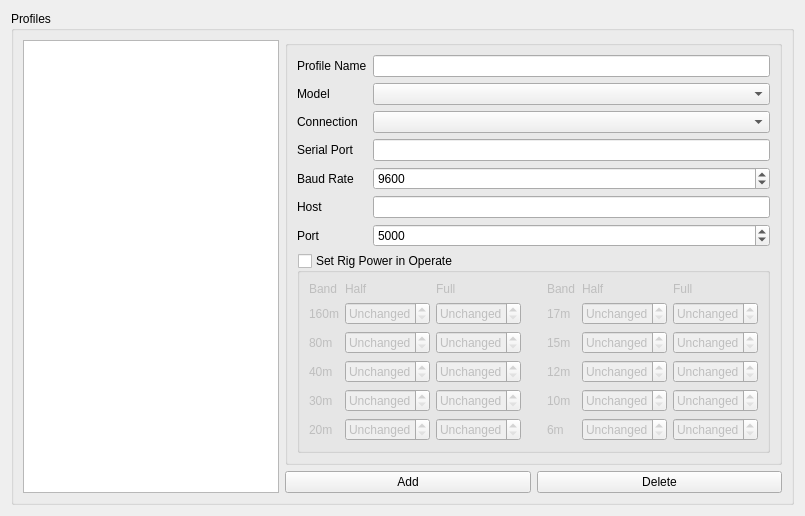
        <widget class="QWidget" name="amplifiersTab">
         <attribute name="title">
          <string>Amplifiers</string>
         </attribute>
         <layout class="QVBoxLayout" name="verticalLayout_Amplifiers">
          <item>
           <widget class="QGroupBox" name="amplifierProfileGroup">
            <property name="title">
             <string>Profiles</string>
            </property>
            <layout class="QGridLayout" name="gridLayout_Amplifiers">
             <item row="0" column="0" rowspan="2" colspan="4">
              <widget class="QListView" name="amplifierProfilesListView">
               <property name="focusPolicy">
                <enum>Qt::NoFocus</enum>
               </property>
               <property name="contextMenuPolicy">
                <enum>Qt::NoContextMenu</enum>
               </property>
               <property name="toolTip">
                <string>List of all available Amplifier profiles</string>
               </property>
               <property name="editTriggers">
                <set>QAbstractItemView::NoEditTriggers</set>
               </property>
              </widget>
             </item>
             <item row="0" column="4" colspan="2">
              <widget class="QGroupBox" name="amplifierProfileEditGroup">
               <property name="minimumSize">
                <size>
                 <width>400</width>
                 <height>0</height>
                </size>
               </property>
               <property name="title">
                <string/>
               </property>
               <layout class="QFormLayout" name="formLayout_Amplifier">
                <item row="0" column="0">
                 <widget class="QLabel" name="amplifierProfileNameLabel">
                  <property name="text">
                   <string>Profile Name</string>
                  </property>
                 </widget>
                </item>
                <item row="0" column="1">
                 <widget class="QLineEdit" name="amplifierProfileNameEdit">
                  <property name="maxLength">
                   <number>25</number>
                  </property>
                 </widget>
                </item>
                <item row="1" column="0">
                 <widget class="QLabel" name="amplifierModelLabel">
                  <property name="text">
                   <string>Model</string>
                  </property>
                 </widget>
                </item>
                <item row="1" column="1">
                 <widget class="QComboBox" name="amplifierModelCombo"/>
                </item>
                <item row="2" column="0">
                 <widget class="QLabel" name="amplifierConnectionTypeLabel">
                  <property name="text">
                   <string>Connection</string>
                  </property>
                 </widget>
                </item>
                <item row="2" column="1">
                 <widget class="QComboBox" name="amplifierConnectionTypeCombo"/>
                </item>
                <item row="3" column="0">
                 <widget class="QLabel" name="amplifierSerialPortLabel">
                  <property name="text">
                   <string>Serial Port</string>
                  </property>
                 </widget>
                </item>
                <item row="3" column="1">
                 <widget class="SerialPortEditLine" name="amplifierSerialPortEdit"/>
                </item>
                <item row="4" column="0">
                 <widget class="QLabel" name="amplifierBaudRateLabel">
                  <property name="text">
                   <string>Baud Rate</string>
                  </property>
                 </widget>
                </item>
                <item row="4" column="1">
                 <widget class="QSpinBox" name="amplifierBaudRateSpin">
                  <property name="minimum">
                   <number>1200</number>
                  </property>
                  <property name="maximum">
                   <number>115200</number>
                  </property>
                  <property name="value">
                   <number>9600</number>
                  </property>
                 </widget>
                </item>
                <item row="5" column="0">
                 <widget class="QLabel" name="amplifierHostLabel">
                  <property name="text">
                   <string>Host</string>
                  </property>
                 </widget>
                </item>
                <item row="5" column="1">
                 <widget class="QLineEdit" name="amplifierHostEdit"/>
                </item>
                <item row="6" column="0">
                 <widget class="QLabel" name="amplifierPortLabel">
                  <property name="text">
                   <string>Port</string>
                  </property>
                 </widget>
                </item>
                <item row="6" column="1">
                 <widget class="QSpinBox" name="amplifierPortSpin">
                  <property name="maximum">
                   <number>65535</number>
                  </property>
                  <property name="value">
                   <number>5000</number>
                  </property>
                 </widget>
                </item>
                <item row="7" column="0" colspan="2">
                 <widget class="QGroupBox" name="amplifierDrivePowerGroup">
                  <property name="toolTip">
                   <string>When the amplifier switches to Operate, save the rig power and set it for the band and Half/Full mode. The saved power is restored on Standby.</string>
                  </property>
                  <property name="title">
                   <string>Set Rig Power in Operate</string>
                  </property>
                  <property name="checkable">
                   <bool>true</bool>
                  </property>
                  <property name="checked">
                   <bool>false</bool>
                  </property>
                  <layout class="QGridLayout" name="gridLayout_AmplifierDrivePower">
                   <item row="0" column="0">
                    <widget class="QLabel" name="amplifierDriveBandHeader0">
                     <property name="text">
                      <string>Band</string>
                     </property>
                    </widget>
                   </item>
                   <item row="0" column="1">
                    <widget class="QLabel" name="amplifierDriveHalfHeader0">
                     <property name="text">
                      <string>Half</string>
                     </property>
                    </widget>
                   </item>
                   <item row="0" column="2">
                    <widget class="QLabel" name="amplifierDriveFullHeader0">
                     <property name="text">
                      <string>Full</string>
                     </property>
                    </widget>
                   </item>
                   <item row="0" column="4">
                    <widget class="QLabel" name="amplifierDriveBandHeader1">
                     <property name="text">
                      <string>Band</string>
                     </property>
                    </widget>
                   </item>
                   <item row="0" column="5">
                    <widget class="QLabel" name="amplifierDriveHalfHeader1">
                     <property name="text">
                      <string>Half</string>
                     </property>
                    </widget>
                   </item>
                   <item row="0" column="6">
                    <widget class="QLabel" name="amplifierDriveFullHeader1">
                     <property name="text">
                      <string>Full</string>
                     </property>
                    </widget>
                   </item>
                   <item row="1" column="0">
                    <widget class="QLabel" name="amplifierDriveBandLabel0">
                     <property name="text">
                      <string notr="true">160m</string>
                     </property>
                    </widget>
                   </item>
                   <item row="1" column="1">
                    <widget class="QSpinBox" name="amplifierHalfDriveSpin0">
                     <property name="toolTip">
                      <string>Rig power in Operate with the amplifier in Half mode</string>
                     </property>
                     <property name="specialValueText">
                      <string>Unchanged</string>
                     </property>
                     <property name="suffix">
                      <string> W</string>
                     </property>
                     <property name="maximum">
                      <number>200</number>
                     </property>
                    </widget>
                   </item>
                   <item row="1" column="2">
                    <widget class="QSpinBox" name="amplifierFullDriveSpin0">
                     <property name="toolTip">
                      <string>Rig power in Operate with the amplifier in Full mode</string>
                     </property>
                     <property name="specialValueText">
                      <string>Unchanged</string>
                     </property>
                     <property name="suffix">
                      <string> W</string>
                     </property>
                     <property name="maximum">
                      <number>200</number>
                     </property>
                    </widget>
                   </item>
                   <item row="2" column="0">
                    <widget class="QLabel" name="amplifierDriveBandLabel1">
                     <property name="text">
                      <string notr="true">80m</string>
                     </property>
                    </widget>
                   </item>
                   <item row="2" column="1">
                    <widget class="QSpinBox" name="amplifierHalfDriveSpin1">
                     <property name="toolTip">
                      <string>Rig power in Operate with the amplifier in Half mode</string>
                     </property>
                     <property name="specialValueText">
                      <string>Unchanged</string>
                     </property>
                     <property name="suffix">
                      <string> W</string>
                     </property>
                     <property name="maximum">
                      <number>200</number>
                     </property>
                    </widget>
                   </item>
                   <item row="2" column="2">
                    <widget class="QSpinBox" name="amplifierFullDriveSpin1">
                     <property name="toolTip">
                      <string>Rig power in Operate with the amplifier in Full mode</string>
                     </property>
                     <property name="specialValueText">
                      <string>Unchanged</string>
                     </property>
                     <property name="suffix">
                      <string> W</string>
                     </property>
                     <property name="maximum">
                      <number>200</number>
                     </property>
                    </widget>
                   </item>
                   <item row="3" column="0">
                    <widget class="QLabel" name="amplifierDriveBandLabel2">
                     <property name="text">
                      <string notr="true">40m</string>
                     </property>
                    </widget>
                   </item>
                   <item row="3" column="1">
                    <widget class="QSpinBox" name="amplifierHalfDriveSpin2">
                     <property name="toolTip">
                      <string>Rig power in Operate with the amplifier in Half mode</string>
                     </property>
                     <property name="specialValueText">
                      <string>Unchanged</string>
                     </property>
                     <property name="suffix">
                      <string> W</string>
                     </property>
                     <property name="maximum">
                      <number>200</number>
                     </property>
                    </widget>
                   </item>
                   <item row="3" column="2">
                    <widget class="QSpinBox" name="amplifierFullDriveSpin2">
                     <property name="toolTip">
                      <string>Rig power in Operate with the amplifier in Full mode</string>
                     </property>
                     <property name="specialValueText">
                      <string>Unchanged</string>
                     </property>
                     <property name="suffix">
                      <string> W</string>
                     </property>
                     <property name="maximum">
                      <number>200</number>
                     </property>
                    </widget>
                   </item>
                   <item row="4" column="0">
                    <widget class="QLabel" name="amplifierDriveBandLabel3">
                     <property name="text">
                      <string notr="true">30m</string>
                     </property>
                    </widget>
                   </item>
                   <item row="4" column="1">
                    <widget class="QSpinBox" name="amplifierHalfDriveSpin3">
                     <property name="toolTip">
                      <string>Rig power in Operate with the amplifier in Half mode</string>
                     </property>
                     <property name="specialValueText">
                      <string>Unchanged</string>
                     </property>
                     <property name="suffix">
                      <string> W</string>
                     </property>
                     <property name="maximum">
                      <number>200</number>
                     </property>
                    </widget>
                   </item>
                   <item row="4" column="2">
                    <widget class="QSpinBox" name="amplifierFullDriveSpin3">
                     <property name="toolTip">
                      <string>Rig power in Operate with the amplifier in Full mode</string>
                     </property>
                     <property name="specialValueText">
                      <string>Unchanged</string>
                     </property>
                     <property name="suffix">
                      <string> W</string>
                     </property>
                     <property name="maximum">
                      <number>200</number>
                     </property>
                    </widget>
                   </item>
                   <item row="5" column="0">
                    <widget class="QLabel" name="amplifierDriveBandLabel4">
                     <property name="text">
                      <string notr="true">20m</string>
                     </property>
                    </widget>
                   </item>
                   <item row="5" column="1">
                    <widget class="QSpinBox" name="amplifierHalfDriveSpin4">
                     <property name="toolTip">
                      <string>Rig power in Operate with the amplifier in Half mode</string>
                     </property>
                     <property name="specialValueText">
                      <string>Unchanged</string>
                     </property>
                     <property name="suffix">
                      <string> W</string>
                     </property>
                     <property name="maximum">
                      <number>200</number>
                     </property>
                    </widget>
                   </item>
                   <item row="5" column="2">
                    <widget class="QSpinBox" name="amplifierFullDriveSpin4">
                     <property name="toolTip">
                      <string>Rig power in Operate with the amplifier in Full mode</string>
                     </property>
                     <property name="specialValueText">
                      <string>Unchanged</string>
                     </property>
                     <property name="suffix">
                      <string> W</string>
                     </property>
                     <property name="maximum">
                      <number>200</number>
                     </property>
                    </widget>
                   </item>
                   <item row="1" column="4">
                    <widget class="QLabel" name="amplifierDriveBandLabel5">
                     <property name="text">
                      <string notr="true">17m</string>
                     </property>
                    </widget>
                   </item>
                   <item row="1" column="5">
                    <widget class="QSpinBox" name="amplifierHalfDriveSpin5">
                     <property name="toolTip">
                      <string>Rig power in Operate with the amplifier in Half mode</string>
                     </property>
                     <property name="specialValueText">
                      <string>Unchanged</string>
                     </property>
                     <property name="suffix">
                      <string> W</string>
                     </property>
                     <property name="maximum">
                      <number>200</number>
                     </property>
                    </widget>
                   </item>
                   <item row="1" column="6">
                    <widget class="QSpinBox" name="amplifierFullDriveSpin5">
                     <property name="toolTip">
                      <string>Rig power in Operate with the amplifier in Full mode</string>
                     </property>
                     <property name="specialValueText">
                      <string>Unchanged</string>
                     </property>
                     <property name="suffix">
                      <string> W</string>
                     </property>
                     <property name="maximum">
                      <number>200</number>
                     </property>
                    </widget>
                   </item>
                   <item row="2" column="4">
                    <widget class="QLabel" name="amplifierDriveBandLabel6">
                     <property name="text">
                      <string notr="true">15m</string>
                     </property>
                    </widget>
                   </item>
                   <item row="2" column="5">
                    <widget class="QSpinBox" name="amplifierHalfDriveSpin6">
                     <property name="toolTip">
                      <string>Rig power in Operate with the amplifier in Half mode</string>
                     </property>
                     <property name="specialValueText">
                      <string>Unchanged</string>
                     </property>
                     <property name="suffix">
                      <string> W</string>
                     </property>
                     <property name="maximum">
                      <number>200</number>
                     </property>
                    </widget>
                   </item>
                   <item row="2" column="6">
                    <widget class="QSpinBox" name="amplifierFullDriveSpin6">
                     <property name="toolTip">
                      <string>Rig power in Operate with the amplifier in Full mode</string>
                     </property>
                     <property name="specialValueText">
                      <string>Unchanged</string>
                     </property>
                     <property name="suffix">
                      <string> W</string>
                     </property>
                     <property name="maximum">
                      <number>200</number>
                     </property>
                    </widget>
                   </item>
                   <item row="3" column="4">
                    <widget class="QLabel" name="amplifierDriveBandLabel7">
                     <property name="text">
                      <string notr="true">12m</string>
                     </property>
                    </widget>
                   </item>
                   <item row="3" column="5">
                    <widget class="QSpinBox" name="amplifierHalfDriveSpin7">
                     <property name="toolTip">
                      <string>Rig power in Operate with the amplifier in Half mode</string>
                     </property>
                     <property name="specialValueText">
                      <string>Unchanged</string>
                     </property>
                     <property name="suffix">
                      <string> W</string>
                     </property>
                     <property name="maximum">
                      <number>200</number>
                     </property>
                    </widget>
                   </item>
                   <item row="3" column="6">
                    <widget class="QSpinBox" name="amplifierFullDriveSpin7">
                     <property name="toolTip">
                      <string>Rig power in Operate with the amplifier in Full mode</string>
                     </property>
                     <property name="specialValueText">
                      <string>Unchanged</string>
                     </property>
                     <property name="suffix">
                      <string> W</string>
                     </property>
                     <property name="maximum">
                      <number>200</number>
                     </property>
                    </widget>
                   </item>
                   <item row="4" column="4">
                    <widget class="QLabel" name="amplifierDriveBandLabel8">
                     <property name="text">
                      <string notr="true">10m</string>
                     </property>
                    </widget>
                   </item>
                   <item row="4" column="5">
                    <widget class="QSpinBox" name="amplifierHalfDriveSpin8">
                     <property name="toolTip">
                      <string>Rig power in Operate with the amplifier in Half mode</string>
                     </property>
                     <property name="specialValueText">
                      <string>Unchanged</string>
                     </property>
                     <property name="suffix">
                      <string> W</string>
                     </property>
                     <property name="maximum">
                      <number>200</number>
                     </property>
                    </widget>
                   </item>
                   <item row="4" column="6">
                    <widget class="QSpinBox" name="amplifierFullDriveSpin8">
                     <property name="toolTip">
                      <string>Rig power in Operate with the amplifier in Full mode</string>
                     </property>
                     <property name="specialValueText">
                      <string>Unchanged</string>
                     </property>
                     <property name="suffix">
                      <string> W</string>
                     </property>
                     <property name="maximum">
                      <number>200</number>
                     </property>
                    </widget>
                   </item>
                   <item row="5" column="4">
                    <widget class="QLabel" name="amplifierDriveBandLabel9">
                     <property name="text">
                      <string notr="true">6m</string>
                     </property>
                    </widget>
                   </item>
                   <item row="5" column="5">
                    <widget class="QSpinBox" name="amplifierHalfDriveSpin9">
                     <property name="toolTip">
                      <string>Rig power in Operate with the amplifier in Half mode</string>
                     </property>
                     <property name="specialValueText">
                      <string>Unchanged</string>
                     </property>
                     <property name="suffix">
                      <string> W</string>
                     </property>
                     <property name="maximum">
                      <number>200</number>
                     </property>
                    </widget>
                   </item>
                   <item row="5" column="6">
                    <widget class="QSpinBox" name="amplifierFullDriveSpin9">
                     <property name="toolTip">
                      <string>Rig power in Operate with the amplifier in Full mode</string>
                     </property>
                     <property name="specialValueText">
                      <string>Unchanged</string>
                     </property>
                     <property name="suffix">
                      <string> W</string>
                     </property>
                     <property name="maximum">
                      <number>200</number>
                     </property>
                    </widget>
                   </item>
                   <item row="0" column="3" rowspan="6">
                    <spacer name="amplifierDriveSpacer">
                     <property name="orientation">
                      <enum>Qt::Horizontal</enum>
                     </property>
                     <property name="sizeHint" stdset="0">
                      <size>
                       <width>20</width>
                       <height>0</height>
                      </size>
                     </property>
                    </spacer>
                   </item>
                  </layout>
                 </widget>
                </item>
               </layout>
              </widget>
             </item>
             <item row="1" column="4">
              <widget class="QPushButton" name="amplifierAddProfileButton">
               <property name="text">
                <string>Add</string>
               </property>
              </widget>
             </item>
             <item row="1" column="5">
              <widget class="QPushButton" name="amplifierDelProfileButton">
               <property name="text">
                <string>Delete</string>
               </property>
              </widget>
             </item>
            </layout>
           </widget>
          </item>
          <item>
           <spacer name="verticalSpacer_Amplifiers">
            <property name="orientation">
             <enum>Qt::Vertical</enum>
            </property>
            <property name="sizeHint" stdset="0">
             <size>
              <width>0</width>
              <height>0</height>
             </size>
            </property>
           </spacer>
          </item>
         </layout>
        </widget>
